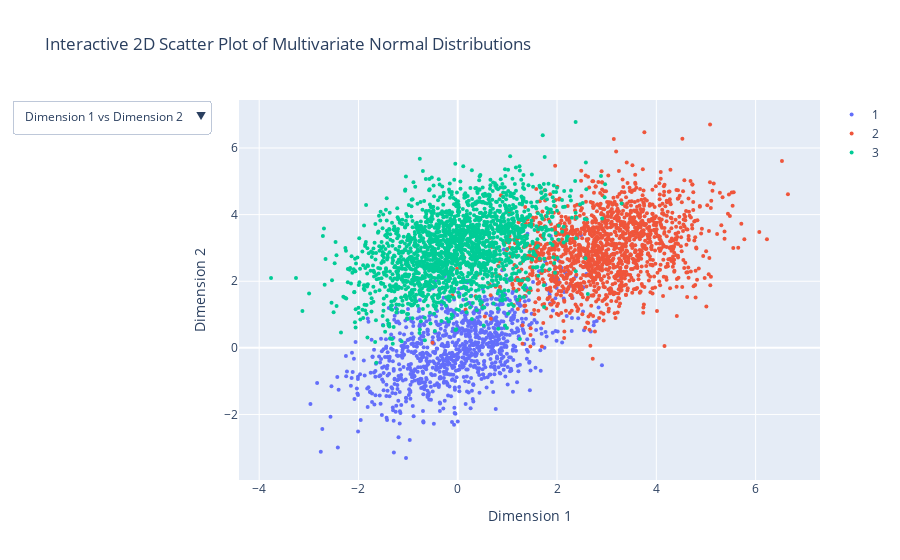

Notebook source saved alongside this figure:
### Code cell
# object inicialization 
sim1 = cl.generate_clusters(means, covariances, samples)

# sample generation 
sim1.generate_samples()
# 2d ploting of data
# replace parameter lables to False for data only 
sim1.plot_2d(labels=True)

### Figure 1 — Plotly figure (JSON) as saved in the notebook; plotly's stock layout.template omitted (floating-point values rounded to 4 significant figures; data arrays with more than 128 entries replaced by an {"elided": "..."} marker saying what was removed)
{"data": [{"marker": {"size": 4}, "mode": "markers", "name": "1", "type": "scatter", "x": {"elided": "1000 float values"}, "y": {"elided": "1000 float values"}}, {"marker": {"size": 4}, "mode": "markers", "name": "2", "type": "scatter", "x": {"elided": "1500 float values"}, "y": {"elided": "1500 float values"}}, {"marker": {"size": 4}, "mode": "markers", "name": "3", "type": "scatter", "x": {"elided": "2000 float values"}, "y": {"elided": "2000 float values"}}], "layout": {"title": {"text": "Interactive 2D Scatter Plot of Multivariate Normal Distributions"}, "updatemenus": [{"buttons": [{"args": [{"x": {"elided": "3 rows, 4500 float values in total"}, "y": {"elided": "3 rows, 4500 float values in total"}}], "label": "Dimension 1 vs Dimension 2", "method": "update"}, {"args": [{"x": {"elided": "3 rows, 4500 float values in total"}, "y": {"elided": "3 rows, 4500 float values in total"}}], "label": "Dimension 1 vs Dimension 3", "method": "update"}, {"args": [{"x": {"elided": "3 rows, 4500 float values in total"}, "y": {"elided": "3 rows, 4500 float values in total"}}], "label": "Dimension 2 vs Dimension 1", "method": "update"}, {"args": [{"x": {"elided": "3 rows, 4500 float values in total"}, "y": {"elided": "3 rows, 4500 float values in total"}}], "label": "Dimension 2 vs Dimension 3", "method": "update"}, {"args": [{"x": {"elided": "3 rows, 4500 float values in total"}, "y": {"elided": "3 rows, 4500 float values in total"}}], "label": "Dimension 3 vs Dimension 1", "method": "update"}, {"args": [{"x": {"elided": "3 rows, 4500 float values in total"}, "y": {"elided": "3 rows, 4500 float values in total"}}], "label": "Dimension 3 vs Dimension 2", "method": "update"}], "direction": "down", "showactive": true}], "xaxis": {"title": {"text": "Dimension 1"}}, "yaxis": {"title": {"text": "Dimension 2"}}}}
